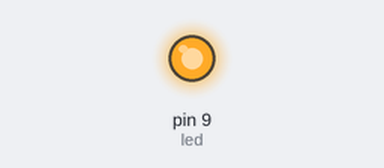
Recording of a sketch running on a simulated Arduino Uno, built with avr-gcc and run on an emulated ATmega328P. On the bench: output pins drawn as LEDs (lit = HIGH).

Above: at 0.2 s.
At 12.9 s:
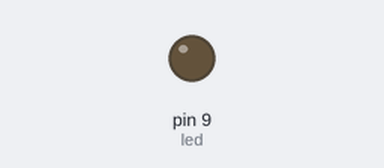
Timing chart, 0 to 13.3 s (numbered marks = the images above):
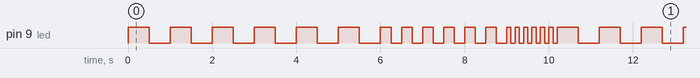

The sketch:

Led_without_functions.ino
```cpp
int led = 9;

void setup() {
pinMode(led, OUTPUT);

}

void loop() {
for (int i=0; i <= 5; i++){
digitalWrite(led,HIGH);
delay(500);
digitalWrite(led,LOW);
delay(500);
}

for (int i=0; i <= 5; i++){
digitalWrite(led,HIGH);
delay(250);
digitalWrite(led,LOW);
delay(250);
}

for (int i=0; i <= 5; i++){
digitalWrite(led,HIGH);
delay(100);
digitalWrite(led,LOW);
delay(100);
}

}
```

Measured:
- by itself, pin 9 (led): repeats every 10.2 s: 6 × (HIGH 0.25 s, LOW 0.25 s), 6 × (HIGH 0.10 s, LOW 0.10 s), 6 × (HIGH 0.50 s, LOW 0.50 s)
- by itself, everything shown: repeats every 10.2 s, in 36 steps
